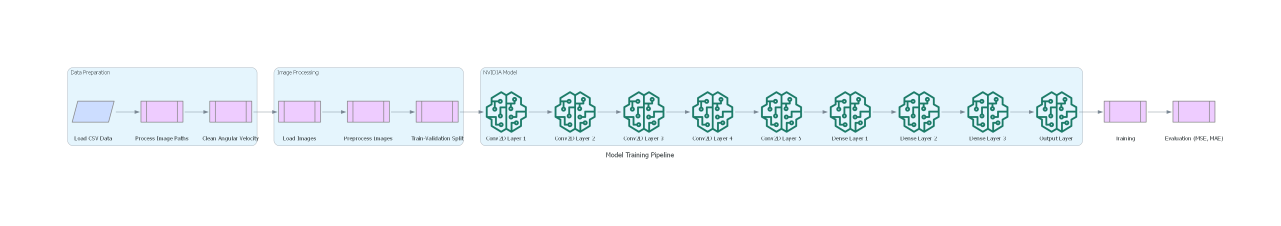
#> input picture model_training_pipeline.png, 3842 x 677 px (shown at 1/3 size)
$ python -i gail_training.py   (imports and definitions only)
#> lines starting #> are read from the running program, lines starting #| are printed output that depends on the picture; after the words box and inside, x2 and y2 are one past the last pixel; in counts of white or black regions, pixels touching at a corner belong together
import os
import numpy as np
import matplotlib.pyplot as plt
import matplotlib.image as mpimg
import keras
from keras.models import Sequential
from keras.optimizers import Adam
from keras.layers import Conv2D, Dropout, Flatten, Dense, BatchNormalization, Activation, InputLayer
from sklearn.utils import shuffle
from sklearn.model_selection import train_test_split
import cv2
import pandas as pd
import ntpath
import random
from sklearn.metrics import mean_squared_error, mean_absolute_error

# Load data
columns = ['right', 'center', 'left', 'linear_velocity', 'angular_velocity']
data = pd.read_csv(os.path.join('velocity_data.csv'), names=columns)
#> (reads velocity_data.csv from the repository)

# Process image paths
data['right'] = data['right'].apply(lambda x: ntpath.basename(x))
data['center'] = data['center'].apply(lambda x: ntpath.basename(x))
data['left'] = data['left'].apply(lambda x: ntpath.basename(x))

# Clean angular velocity
data['angular_velocity'] = pd.to_numeric(data['angular_velocity'], errors='coerce')
# [1 line not run here, left out]

# Plot histogram of angular velocities
num_bins = 25
samples_per_bin = 2000
# [1 line that did not run here, left out]
# [1 line that did not run here, left out]

# Visualize the distribution of angular velocities
# [9 lines not run here, left out]

# Load images and angular velocity with focus on the center camera or adjusted side cameras
def load_img_angular_velocity(datadir, df):
    image_path = []
    angular_velocity = []
    for i in range(len(df)):
        indexed_data = df.iloc[i]
        # Use center camera by default, or side cameras for turning adjustments
        if random.random() < 0.8:
            camera_choice = 'center'
            correction = 0.0
        else:
            camera_choice = random.choice(['left', 'right'])
            correction = 0.20 if camera_choice == 'left' else -0.20

        # Append image path and adjusted angular velocity
        image_file = indexed_data[camera_choice]
        image_path.append(os.path.join(datadir, image_file.strip()))
        angular_velocity.append(float(indexed_data['angular_velocity']) + correction)

    return np.asarray(image_path), np.asarray(angular_velocity)

image_path, angular_velocities = load_img_angular_velocity('D:/Github/dataset_ros2/data', data)

# Split dataset
x_train, x_valid, y_train, y_valid = train_test_split(image_path, angular_velocities, test_size=0.2, random_state=6)

# Preprocess images with augmentation
def random_brightness(image):
    hsv = cv2.cvtColor(image, cv2.COLOR_RGB2HSV)
    ratio = 1.0 + (0.5 - np.random.rand()) * 0.5
    hsv[:,:,2] = hsv[:,:,2] * ratio
    return cv2.cvtColor(hsv, cv2.COLOR_HSV2RGB)

def add_random_shadow(image):
    top_y = 320 * np.random.rand()
    top_x = 0
    bot_x = 160
    bot_y = 320 * np.random.rand()
    shadow_mask = 0 * image[:,:,1]
    X_m = np.mgrid[0:image.shape[0], 0:image.shape[1]][0]
    Y_m = np.mgrid[0:image.shape[0], 0:image.shape[1]][1]
    shadow_mask[((Y_m - top_y)*(bot_x - top_x) - (bot_y - top_y)*(X_m - top_x) >= 0)] = 1
    if np.random.rand() > 0.5:
        random_bright = .5
        cond1 = shadow_mask == 1
        image[:,:,0][cond1] = image[:,:,0][cond1] * random_bright
        image[:,:,1][cond1] = image[:,:,1][cond1] * random_bright
        image[:,:,2][cond1] = image[:,:,2][cond1] * random_bright
    return image

def img_preprocess(img):
    img = mpimg.imread(img)
    height = img.shape[0]
    img = img[height//2:, :, :]  # Crop from the bottom to middle part
    img = cv2.cvtColor(img, cv2.COLOR_RGB2YUV)
    img = random_brightness(img)
    img = add_random_shadow(img)
    img = cv2.GaussianBlur(img, (1, 1), 0)
    img = cv2.resize(img, (200, 66))
    img = img / 255.0
    return img

# Preprocess and visualize the image processing step
def visualize_img_preprocessing(image_path):
    processed_images = [img_preprocess(img) for img in image_path[:5]]

    plt.figure(figsize=(15, 10))
    for i, img in enumerate(processed_images):
        plt.subplot(1, 5, i+1)
        plt.imshow(img)
        plt.title(f'Processed Image {i+1}')
        plt.axis('off')
    plt.show()

# Show processed images
# [1 line not run here, left out]

# [1 line that did not run here, left out]
# [1 line that did not run here, left out]

# Histogram for training data
# [1 line that did not run here, left out]
# [1 line that did not run here, left out]

# [7 lines not run here, left out]

# Histogram for validation data
hist_valid, bins_valid = np.histogram(y_valid, num_bins)
#> hist_valid = 25 values, max 552 at index 12, min 0 at index 23, mean 51.76; bins_valid = 26 values from -0.312 to 0.319
center_valid = (bins_valid[:-1] + bins_valid[1:]) * 0.5
#> center_valid = 25 values from -0.299 to 0.307

# [7 lines not run here, left out]

# Model CIL
def cil_model_improved():
    model = Sequential()

    # Input Layer
    model.add(InputLayer(input_shape=(66, 200, 3)))

    # CNN layers
    model.add(Conv2D(32, kernel_size=(5, 5), strides=(2, 2), padding='same', activation='relu'))
    model.add(BatchNormalization())

    for _ in range(5):  # Reduced layers for simplicity
        kernel_size = (3, 3)
        stride = (2, 2) if (_ % 2 == 0) else (1, 1)  # Adjust stride pattern
        model.add(Conv2D(64, kernel_size=kernel_size, strides=stride, padding='same', activation='relu'))
        model.add(BatchNormalization())

    model.add(Flatten())

    # FCN layers with dropout
    model.add(Dense(128, activation='relu'))
    model.add(Dropout(0.3))  # Dropout to prevent overfitting
    model.add(BatchNormalization())

    model.add(Dense(64, activation='relu'))
    model.add(Dropout(0.3))
    model.add(BatchNormalization())

    model.add(Dense(1))  # Output layer for angular velocity
    optimizer = Adam(learning_rate=1e-3)
    model.compile(loss='mse', optimizer=optimizer)

    return model

# [1 line that did not run here, left out]
# [1 line not run here, left out]

# Train the model
# [1 line that did not run here, left out]

# Save the model
# [2 lines not run here, left out]

# Prediction on validation data
# [1 line that did not run here, left out]

# Evaluation using MSE and MAE
# [1 line that did not run here, left out]
# [1 line that did not run here, left out]

# [11 lines not run here, left out]

# Visualize predictions vs actuals
def visualize_predictions(y_true, y_pred):
    plt.figure(figsize=(15, 5))
    plt.plot(y_true, label='True Angular Velocity', color='blue')
    plt.plot(y_pred, label='Predicted Angular Velocity', color='red')
    plt.title('True vs Predicted Angular Velocity')
    plt.xlabel('Sample Index')
    plt.ylabel('Angular Velocity')
    plt.legend()
    plt.show()

# [1 line not run here, left out]

>>> result = img_preprocess('model_training_pipeline.png')
#> call 3 of img_preprocess, with img = 'model_training_pipeline.png'
#> in img_preprocess, img is the input picture: shape (677, 3842, 4) float32; mean R, G, B, A 0.947, 0.974, 0.983, 1
#> in img_preprocess (call 3), `img = img[height//2:, :, :]`:
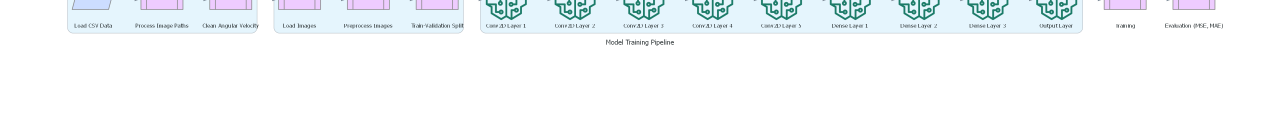
#> img: shape (339, 3842, 4) float32 (shown at 1/3 size); mean R, G, B, A 0.956, 0.972, 0.981, 0.999; transparent parts drawn white
#> in img_preprocess (call 3), `img = cv2.cvtColor(img, cv2.COLOR_RGB2YUV)`: img: shape (339, 3842, 3) float32; mean of channels 0, 1, 2 0.969, 0.506, 0.489
#> in random_brightness, `hsv = cv2.cvtColor(image, cv2.COLOR_RGB2HSV)`: hsv: shape (339, 3842, 3) float32; mean H, S, V 4.3, 0.5, 1
#> in random_brightness, `hsv[:,:,2] = hsv[:,:,2] * ratio`: hsv: shape (339, 3842, 3) float32; mean H, S, V 4.3, 0.5, 1
#> in random_brightness, `return cv2.cvtColor(hsv, cv2.COLOR_HSV2RGB)`:
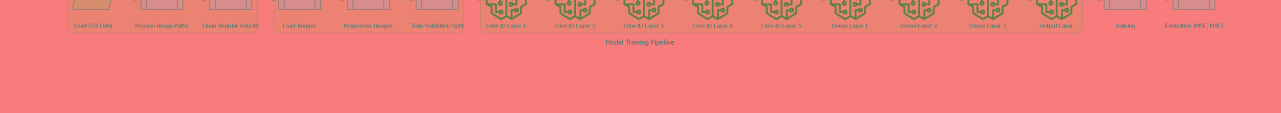
#> returned value: shape (339, 3842, 3) float32 (shown at 1/3 size); mean R, G, B 0.958, 0.501, 0.484
#> in add_random_shadow, `shadow_mask = 0 * image[:,:,1]`: shadow_mask: shape (339, 3842) float32; every value is 0
#> in add_random_shadow, `shadow_mask[((Y_m - top_y)*(bot_x - top_x) - (bot_y - top_y)*(X_m - to..`:
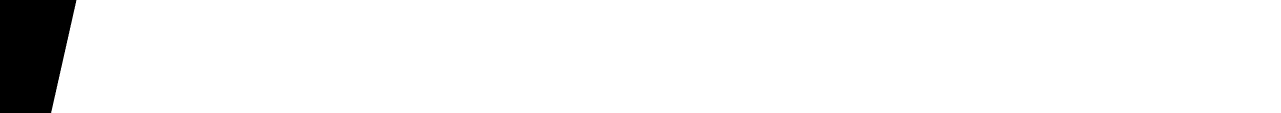
#> shadow_mask: shape (339, 3842) float32 (shown at 1/3 size); values 0 (black) and 1 (white), 95% white; 1 black region, box (x1, y1, x2, y2) and area: (0, 0, 229, 339) 64871
#> in add_random_shadow, `image[:,:,0][cond1] = image[:,:,0][cond1] * random_bright`:
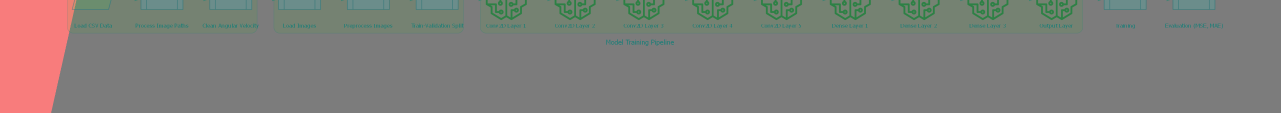
#> image: shape (339, 3842, 3) float32 (shown at 1/3 size); mean R, G, B 0.503, 0.501, 0.484
#> in add_random_shadow, `image[:,:,1][cond1] = image[:,:,1][cond1] * random_bright`:
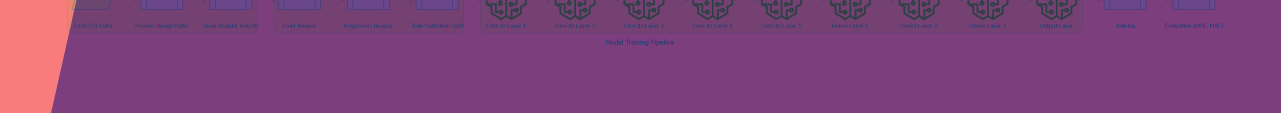
#> image: shape (339, 3842, 3) float32 (shown at 1/3 size); mean R, G, B 0.503, 0.263, 0.484
#> in add_random_shadow, `image[:,:,2][cond1] = image[:,:,2][cond1] * random_bright`:
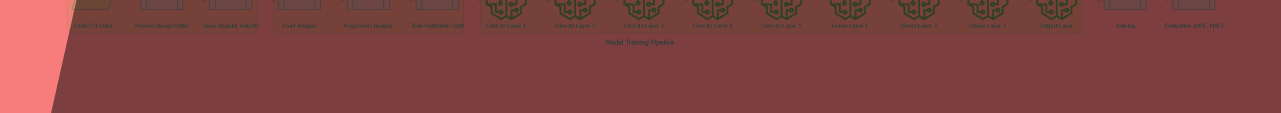
#> image: shape (339, 3842, 3) float32 (shown at 1/3 size); mean R, G, B 0.503, 0.263, 0.254
#> in img_preprocess (call 3), `img = img / 255.0`:
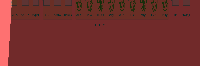
#> img: shape (66, 200, 3) float32; mean R, G, B 0.00195, 0.00102, 0.000984; drawn with min black and max white
